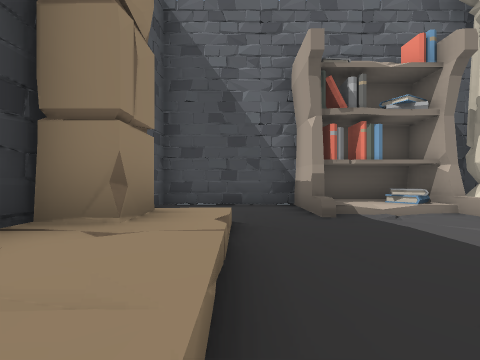
View 1 (above)

12 first-person views from a walk through a Unity game level. The camera is 1.2 m above the floor, looks level and sees 90° across. The floor is counted in squares, 2 m on a side. Each view is taken from the middle of a square. On the plan, view 1 faces up. The plan holds only what a view shows up to about 9 squares ahead; the rest is blank. The place goes on beyond the plan.

View 2
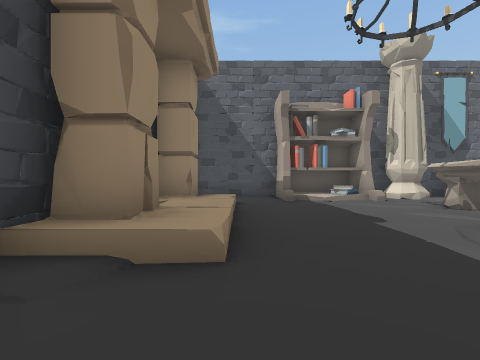

View 3
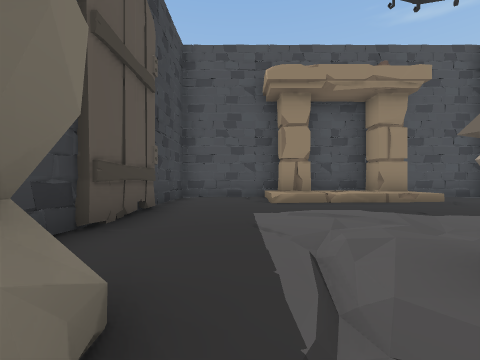

View 4
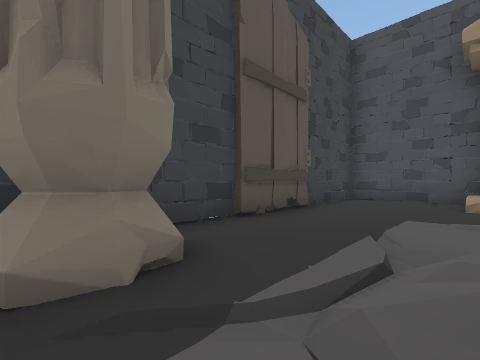

View 5
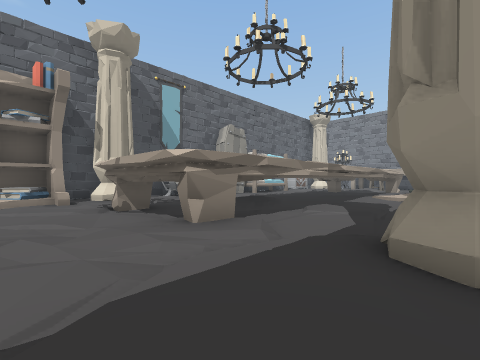

View 6
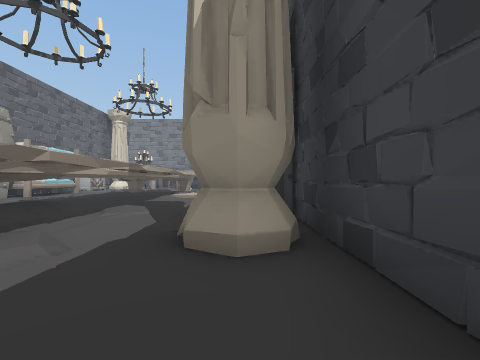

View 7
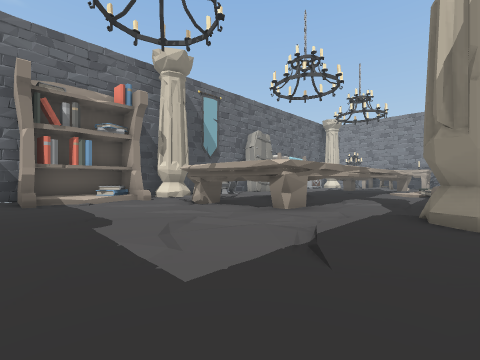

View 8
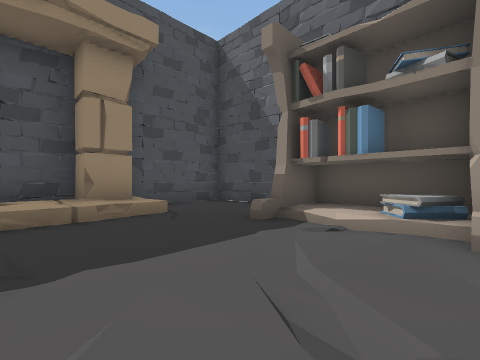

View 9
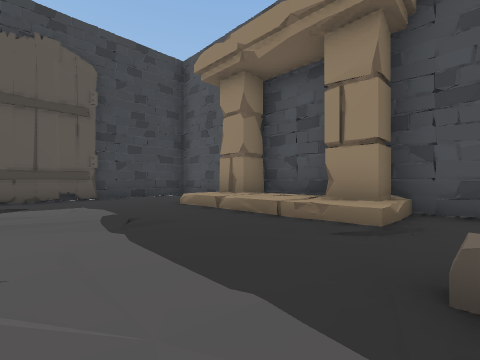

View 10
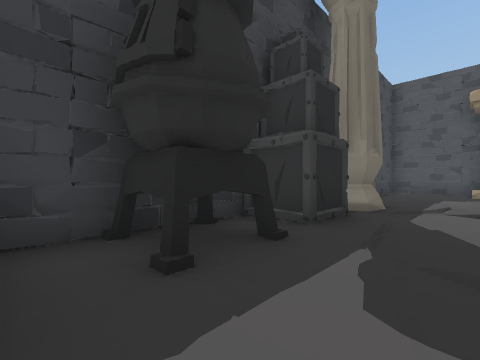

View 11
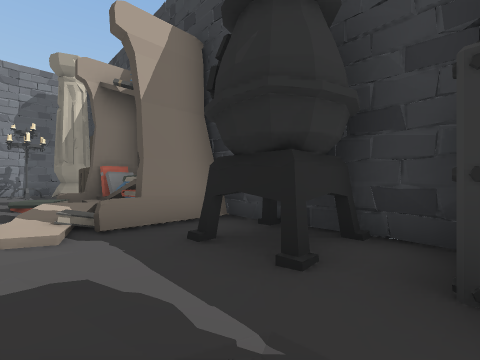

View 12
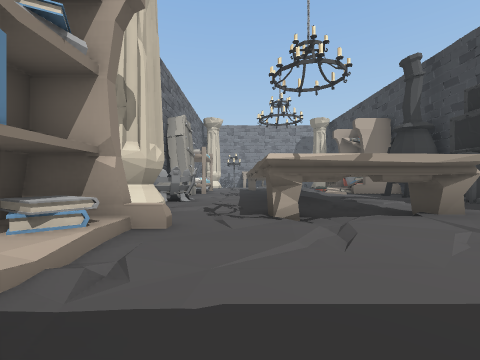

### Floor plan
Key: @ floor where view 1 was taken; # wall or solid block; . main floor; : floor 0.25 m higher than the main floor; + floor 0.5 m higher than the main floor; / step, stairs or slope; ^ raised ledge; B bookshelf; T thing the floor can be seen under or through; E bed; C crate; O other object.
Columns run from 2 left of view 1 to 21 right of it. Each row starts with its distance up from view 1.
  6 ############
  5 #...BBB##.O.OOEEE
  4 #...B/B......./
  3 ##/....##......
  2 ##/....#TT^
  1 #+/....^
  0 #/@....^TT^
 -1 #//...#:...##//     ./.#
 -2 #............//     .O.
 -3 #......##CC##/O   OC #
 -4 ###############

Positions as (right, up) in squares from view 1, and headings:
1: (0, 0), facing up
2: (0, -3), facing up
3: (6, -2), facing left
4: (6, -1), facing down-left
5: (3, -3), facing up-right
6: (3, -3), facing right
7: (1, -3), facing up-right
8: (4, 1), facing up-left
9: (3, 4), facing down-left
10: (11, -1), facing down-left
11: (8, -1), facing down-right
12: (1, 3), facing right
